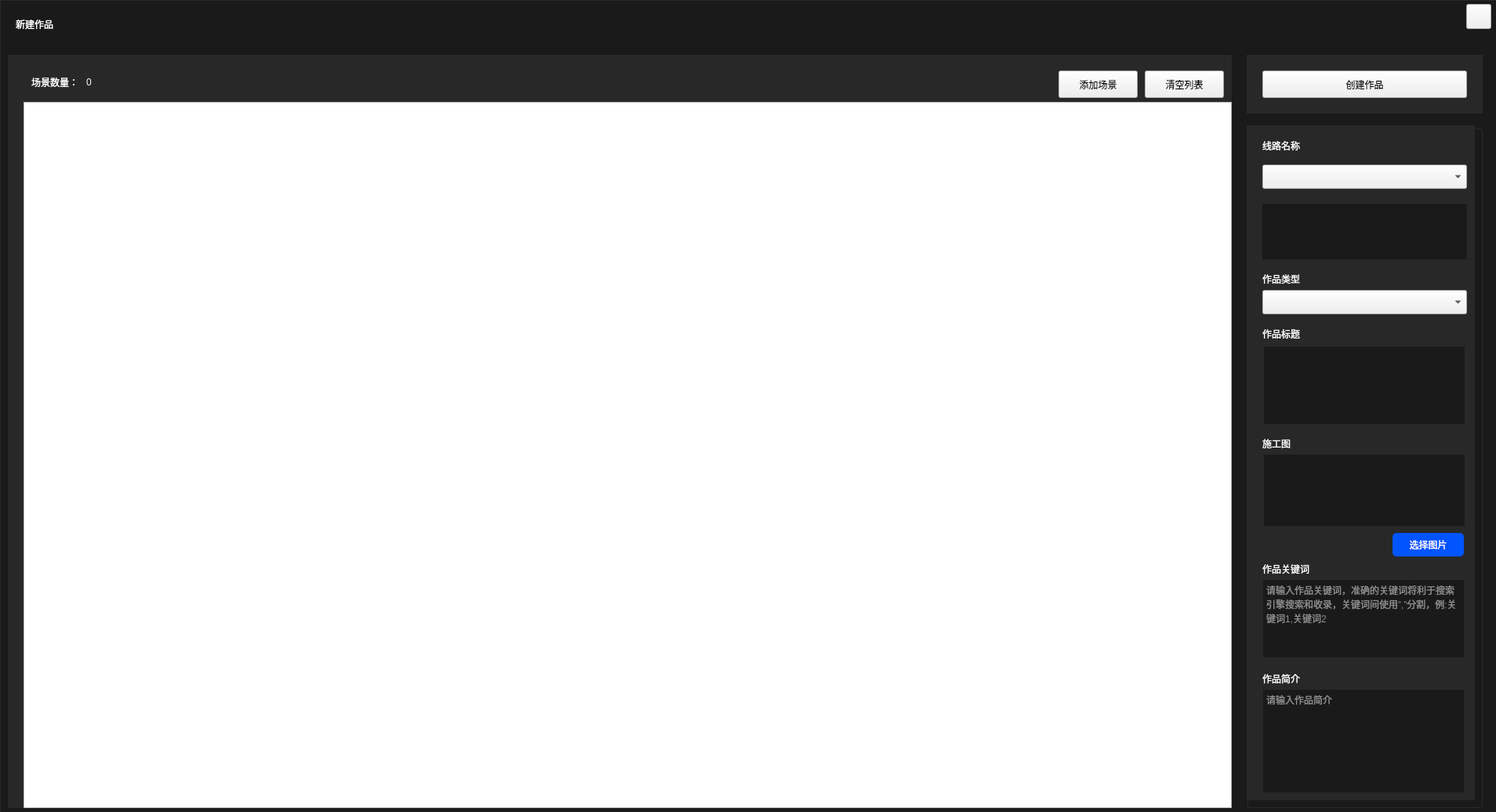
<?xml version="1.0" encoding="UTF-8"?>
<ui version="4.0">
 <class>project_newClass</class>
 <widget class="QWidget" name="project_newClass">
  <property name="geometry">
   <rect>
    <x>0</x>
    <y>0</y>
    <width>1908</width>
    <height>1036</height>
   </rect>
  </property>
  <property name="windowTitle">
   <string>新建作品</string>
  </property>
  <widget class="QLabel" name="label_bg">
   <property name="geometry">
    <rect>
     <x>0</x>
     <y>0</y>
     <width>1920</width>
     <height>1040</height>
    </rect>
   </property>
   <property name="styleSheet">
    <string notr="true">background-color: rgb(26, 26, 26);
border-color: rgb(40, 40,40);
border-width: 1px;
border-style: solid;</string>
   </property>
   <property name="text">
    <string/>
   </property>
  </widget>
  <widget class="QPushButton" name="pushButton_close">
   <property name="geometry">
    <rect>
     <x>1870</x>
     <y>5</y>
     <width>32</width>
     <height>32</height>
    </rect>
   </property>
   <property name="styleSheet">
    <string notr="true"/>
   </property>
   <property name="text">
    <string/>
   </property>
  </widget>
  <widget class="QLabel" name="label_topTitle">
   <property name="geometry">
    <rect>
     <x>20</x>
     <y>20</y>
     <width>271</width>
     <height>21</height>
    </rect>
   </property>
   <property name="styleSheet">
    <string notr="true">color: rgb(255, 255, 255);
font: 14pt &quot;微软雅黑&quot;;</string>
   </property>
   <property name="text">
    <string>新建作品</string>
   </property>
  </widget>
  <widget class="QGroupBox" name="groupBox_left">
   <property name="geometry">
    <rect>
     <x>10</x>
     <y>70</y>
     <width>1561</width>
     <height>961</height>
    </rect>
   </property>
   <property name="title">
    <string/>
   </property>
   <widget class="QPushButton" name="pushButton_clear">
    <property name="geometry">
     <rect>
      <x>1450</x>
      <y>20</y>
      <width>101</width>
      <height>35</height>
     </rect>
    </property>
    <property name="text">
     <string>清空列表</string>
    </property>
   </widget>
   <widget class="QListWidget" name="listWidget">
    <property name="geometry">
     <rect>
      <x>20</x>
      <y>60</y>
      <width>1541</width>
      <height>901</height>
     </rect>
    </property>
    <property name="styleSheet">
     <string notr="true">QListWidget
	{background-color: rgb(40, 40, 40);border:0px;};
QListWidget::item 
	{ margin-top: 5px; margin-bottom: 5px; };</string>
    </property>
   </widget>
   <widget class="QPushButton" name="pushButton_add">
    <property name="geometry">
     <rect>
      <x>1340</x>
      <y>20</y>
      <width>101</width>
      <height>35</height>
     </rect>
    </property>
    <property name="text">
     <string>添加场景</string>
    </property>
   </widget>
   <widget class="QLabel" name="label_leftcenter_bg">
    <property name="geometry">
     <rect>
      <x>0</x>
      <y>0</y>
      <width>1561</width>
      <height>961</height>
     </rect>
    </property>
    <property name="styleSheet">
     <string notr="true">background-color: rgb(40, 40, 40);</string>
    </property>
    <property name="text">
     <string/>
    </property>
   </widget>
   <widget class="QLabel" name="label_2">
    <property name="geometry">
     <rect>
      <x>30</x>
      <y>20</y>
      <width>61</width>
      <height>30</height>
     </rect>
    </property>
    <property name="styleSheet">
     <string notr="true">color: rgb(255, 255, 255);
font: 10pt &quot;微软雅黑&quot;;</string>
    </property>
    <property name="text">
     <string>场景数量：</string>
    </property>
   </widget>
   <widget class="QLabel" name="label_picNum">
    <property name="geometry">
     <rect>
      <x>100</x>
      <y>20</y>
      <width>54</width>
      <height>30</height>
     </rect>
    </property>
    <property name="styleSheet">
     <string notr="true">color: rgb(255, 255, 255);
font: 10pt &quot;微软雅黑&quot;;</string>
    </property>
    <property name="text">
     <string>0</string>
    </property>
   </widget>
   <zorder>label_leftcenter_bg</zorder>
   <zorder>listWidget</zorder>
   <zorder>pushButton_clear</zorder>
   <zorder>pushButton_add</zorder>
   <zorder>label_2</zorder>
   <zorder>label_picNum</zorder>
  </widget>
  <widget class="QGroupBox" name="groupBox_right">
   <property name="geometry">
    <rect>
     <x>1590</x>
     <y>160</y>
     <width>301</width>
     <height>871</height>
    </rect>
   </property>
   <property name="title">
    <string/>
   </property>
   <widget class="QComboBox" name="comboBox_lineName">
    <property name="geometry">
     <rect>
      <x>20</x>
      <y>50</y>
      <width>261</width>
      <height>31</height>
     </rect>
    </property>
   </widget>
   <widget class="QLabel" name="label_title_2">
    <property name="geometry">
     <rect>
      <x>20</x>
      <y>550</y>
      <width>121</width>
      <height>31</height>
     </rect>
    </property>
    <property name="styleSheet">
     <string notr="true">color: rgb(255, 255, 255);</string>
    </property>
    <property name="text">
     <string>作品关键词</string>
    </property>
   </widget>
   <widget class="QLabel" name="label_title">
    <property name="geometry">
     <rect>
      <x>20</x>
      <y>250</y>
      <width>121</width>
      <height>31</height>
     </rect>
    </property>
    <property name="styleSheet">
     <string notr="true">color: rgb(255, 255, 255);</string>
    </property>
    <property name="text">
     <string>作品标题</string>
    </property>
   </widget>
   <widget class="QLabel" name="label_title_3">
    <property name="geometry">
     <rect>
      <x>20</x>
      <y>10</y>
      <width>121</width>
      <height>31</height>
     </rect>
    </property>
    <property name="styleSheet">
     <string notr="true">color: rgb(255, 255, 255);</string>
    </property>
    <property name="text">
     <string>线路名称</string>
    </property>
   </widget>
   <widget class="QTextEdit" name="textEdit_lineName">
    <property name="geometry">
     <rect>
      <x>20</x>
      <y>100</y>
      <width>261</width>
      <height>71</height>
     </rect>
    </property>
    <property name="styleSheet">
     <string notr="true">background-color: rgb(26, 26, 26);
border: 0px;
color: rgb(255, 255, 255);
</string>
    </property>
   </widget>
   <widget class="QLabel" name="label_right_bg">
    <property name="geometry">
     <rect>
      <x>0</x>
      <y>0</y>
      <width>291</width>
      <height>861</height>
     </rect>
    </property>
    <property name="styleSheet">
     <string notr="true">background-color: rgb(40, 40, 40);</string>
    </property>
    <property name="text">
     <string/>
    </property>
   </widget>
   <widget class="QLabel" name="label_introduction">
    <property name="geometry">
     <rect>
      <x>20</x>
      <y>690</y>
      <width>121</width>
      <height>31</height>
     </rect>
    </property>
    <property name="styleSheet">
     <string notr="true">color: rgb(255, 255, 255);</string>
    </property>
    <property name="text">
     <string>作品简介</string>
    </property>
   </widget>
   <widget class="QLabel" name="label_title_4">
    <property name="geometry">
     <rect>
      <x>20</x>
      <y>180</y>
      <width>121</width>
      <height>31</height>
     </rect>
    </property>
    <property name="styleSheet">
     <string notr="true">color: rgb(255, 255, 255);</string>
    </property>
    <property name="text">
     <string>作品类型</string>
    </property>
   </widget>
   <widget class="QComboBox" name="comboBox_classifyType">
    <property name="geometry">
     <rect>
      <x>20</x>
      <y>210</y>
      <width>261</width>
      <height>31</height>
     </rect>
    </property>
   </widget>
   <widget class="QTextEdit" name="textEdit_keyword">
    <property name="geometry">
     <rect>
      <x>21</x>
      <y>580</y>
      <width>256</width>
      <height>99</height>
     </rect>
    </property>
    <property name="toolTip">
     <string/>
    </property>
    <property name="statusTip">
     <string/>
    </property>
    <property name="styleSheet">
     <string notr="true">background-color: rgb(26, 26, 26);
border: 0px;
color: rgb(255, 255, 255);</string>
    </property>
    <property name="placeholderText">
     <string>请输入作品关键词，准确的关键词将利于搜索引擎搜索和收录，关键词间使用”,”分割，例:关键词1,关键词2</string>
    </property>
   </widget>
   <widget class="QTextEdit" name="textEdit_introduction">
    <property name="geometry">
     <rect>
      <x>21</x>
      <y>720</y>
      <width>256</width>
      <height>131</height>
     </rect>
    </property>
    <property name="toolTip">
     <string/>
    </property>
    <property name="statusTip">
     <string/>
    </property>
    <property name="styleSheet">
     <string notr="true">background-color: rgb(26, 26, 26);
border: 0px;
color: rgb(255, 255, 255);</string>
    </property>
    <property name="placeholderText">
     <string>请输入作品简介</string>
    </property>
   </widget>
   <widget class="QTextEdit" name="textEdit_tilte">
    <property name="enabled">
     <bool>true</bool>
    </property>
    <property name="geometry">
     <rect>
      <x>22</x>
      <y>282</y>
      <width>256</width>
      <height>99</height>
     </rect>
    </property>
    <property name="sizePolicy">
     <sizepolicy hsizetype="Preferred" vsizetype="Preferred">
      <horstretch>0</horstretch>
      <verstretch>0</verstretch>
     </sizepolicy>
    </property>
    <property name="styleSheet">
     <string notr="true">background-color: rgb(26, 26, 26);
color: rgb(255, 255, 255);
border: 0px;</string>
    </property>
   </widget>
   <widget class="QLabel" name="label_titleCount">
    <property name="geometry">
     <rect>
      <x>240</x>
      <y>360</y>
      <width>41</width>
      <height>16</height>
     </rect>
    </property>
    <property name="styleSheet">
     <string notr="true">color: rgb(255, 255, 255);</string>
    </property>
    <property name="text">
     <string/>
    </property>
   </widget>
   <widget class="QLabel" name="label_IntCount">
    <property name="geometry">
     <rect>
      <x>240</x>
      <y>830</y>
      <width>41</width>
      <height>16</height>
     </rect>
    </property>
    <property name="styleSheet">
     <string notr="true">color: rgb(255, 255, 255);</string>
    </property>
    <property name="text">
     <string/>
    </property>
   </widget>
   <widget class="QLabel" name="label_KeyCount">
    <property name="geometry">
     <rect>
      <x>240</x>
      <y>659</y>
      <width>41</width>
      <height>16</height>
     </rect>
    </property>
    <property name="styleSheet">
     <string notr="true">color: rgb(255, 255, 255);</string>
    </property>
    <property name="text">
     <string/>
    </property>
   </widget>
   <widget class="QLabel" name="label_title_5">
    <property name="geometry">
     <rect>
      <x>20</x>
      <y>390</y>
      <width>121</width>
      <height>31</height>
     </rect>
    </property>
    <property name="styleSheet">
     <string notr="true">color: rgb(255, 255, 255);</string>
    </property>
    <property name="text">
     <string>施工图</string>
    </property>
   </widget>
   <widget class="QLabel" name="label_draw">
    <property name="geometry">
     <rect>
      <x>22</x>
      <y>420</y>
      <width>256</width>
      <height>91</height>
     </rect>
    </property>
    <property name="styleSheet">
     <string notr="true">background-color: rgb(26, 26, 26);</string>
    </property>
    <property name="text">
     <string/>
    </property>
   </widget>
   <widget class="QPushButton" name="pushButton_draw">
    <property name="geometry">
     <rect>
      <x>186</x>
      <y>520</y>
      <width>91</width>
      <height>30</height>
     </rect>
    </property>
    <property name="styleSheet">
     <string notr="true">color: rgb(255, 255, 255);
background-color: rgb(0, 85, 255);
border-radius:5px;</string>
    </property>
    <property name="text">
     <string>选择图片</string>
    </property>
   </widget>
   <zorder>label_right_bg</zorder>
   <zorder>textEdit_keyword</zorder>
   <zorder>textEdit_introduction</zorder>
   <zorder>textEdit_tilte</zorder>
   <zorder>label_title</zorder>
   <zorder>label_title_3</zorder>
   <zorder>textEdit_lineName</zorder>
   <zorder>label_title_2</zorder>
   <zorder>comboBox_lineName</zorder>
   <zorder>label_introduction</zorder>
   <zorder>label_title_4</zorder>
   <zorder>comboBox_classifyType</zorder>
   <zorder>label_titleCount</zorder>
   <zorder>label_IntCount</zorder>
   <zorder>label_KeyCount</zorder>
   <zorder>label_title_5</zorder>
   <zorder>label_draw</zorder>
   <zorder>pushButton_draw</zorder>
  </widget>
  <widget class="QGroupBox" name="groupBox_topright">
   <property name="geometry">
    <rect>
     <x>1590</x>
     <y>70</y>
     <width>301</width>
     <height>75</height>
    </rect>
   </property>
   <property name="title">
    <string/>
   </property>
   <widget class="QLabel" name="label_topright_bg">
    <property name="geometry">
     <rect>
      <x>0</x>
      <y>0</y>
      <width>301</width>
      <height>75</height>
     </rect>
    </property>
    <property name="styleSheet">
     <string notr="true">background-color: rgb(40, 40, 40);</string>
    </property>
    <property name="text">
     <string/>
    </property>
   </widget>
   <widget class="QPushButton" name="pushButton_create">
    <property name="geometry">
     <rect>
      <x>20</x>
      <y>20</y>
      <width>261</width>
      <height>35</height>
     </rect>
    </property>
    <property name="text">
     <string>创建作品</string>
    </property>
   </widget>
  </widget>
 </widget>
 <layoutdefault spacing="6" margin="11"/>
 <resources/>
 <connections/>
</ui>
